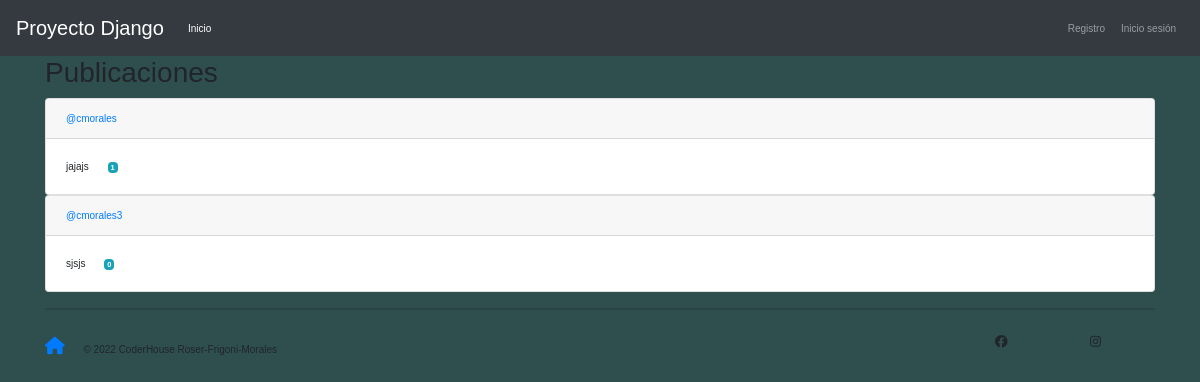
/core/, run on the app's committed database.
### core/models.py (models this page shows, shortened)
class Post(models.Model):
    user = models.ForeignKey(User, on_delete=models.CASCADE, related_name='posts')
    timestamp = models.DateTimeField(default=timezone.now)
    content = models.TextField()
    categories = models.IntegerField(choices= category)
    class Meta:
        ordering = ['-timestamp']

### core/views.py (the view)
# urls.py: 2. Add a URL to urlpatterns:  path('', views.home, name='home')
def home(request):
    posts = Post.objects.all()
    context = { 'posts': posts}
    return render(request, 'home.html', context)

### core/templates/home.html
{% extends 'nav-footer.html' %}
{% load static %}
{% block content %}
<div class="container">
    <h3>Publicaciones</h3>
    {% for post in posts %}
    <div class="card">
        <div class="card-header">
            <a href="{% url 'profile' %}">@{{ post.user.username }}</a>
        </div>
        <div class="card-body">
            <span class="card-text">{{ post.content }}</span>
            <span class="badge badge-info ml-3">{{ post.categories   }}</span>
        </div>
    </div>
    {% endfor %}
</div>
{% endblock %}

### core/static/css/style.css (style rules this page uses)
body { background: #2F4F4F; font-size: 62.5%; font-family: 'Varela Round', Helvetica, Arial, serif; }

### data on the page
Post: user.username "cmorales", content "jajajs", categories "1"
Post: user.username "cmorales3", content "sjsjs", categories "0"
